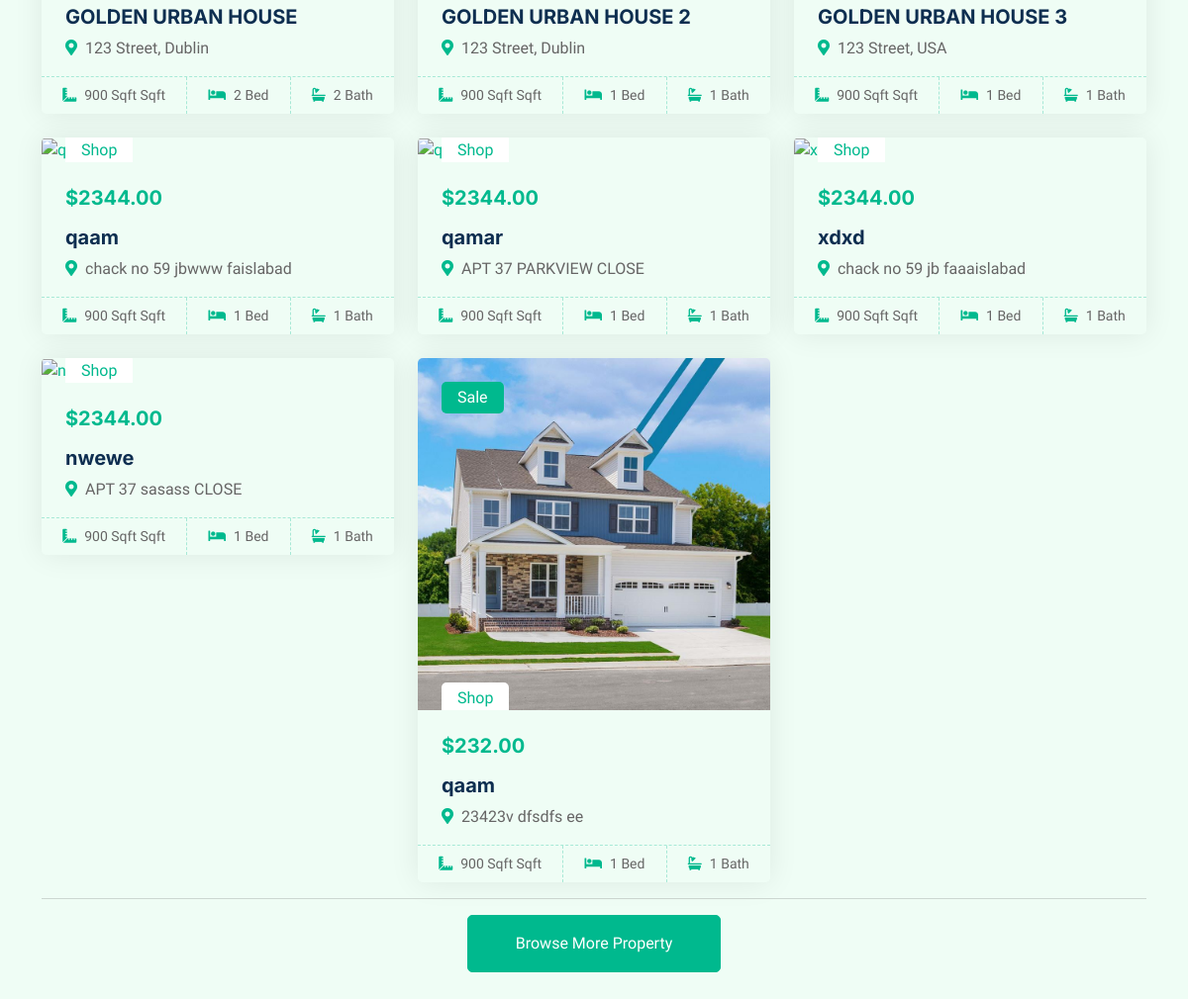
Before: / (lower part) with the older database file.
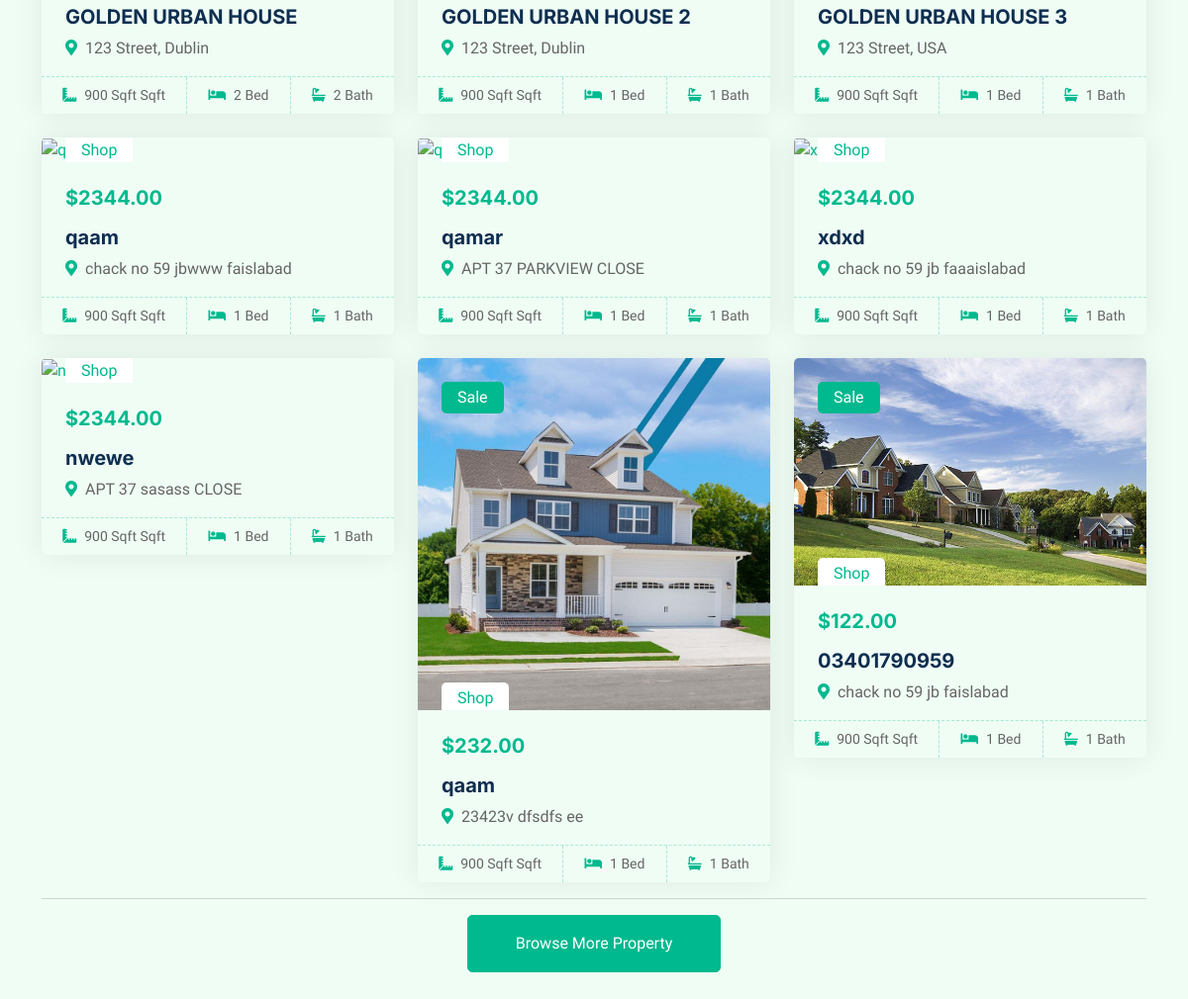
After: the same page with the newer database file.
### property/models.py (models this page shows, shortened)
class Property(models.Model):
    user = models.ForeignKey(User, on_delete=models.CASCADE,default=1)
    name = models.CharField(max_length=255)
    email = models.CharField(max_length=255)
    phone_no = models.CharField(max_length=16)
    price = models.DecimalField(max_digits=20, decimal_places=2)
    listing_type = models.CharField(max_length=50)
    area_in_sqft = models.CharField(max_length=50)
    no_of_rooms = models.IntegerField()
    no_of_bathrooms = models.IntegerField()
    property_type = models.CharField(max_length=100)
    home_address = models.TextField()
    city = models.CharField(max_length=100)
    image = models.ImageField(upload_to='property/')  # Specifies directory within MEDIA_ROOT

### property/views.py (the view)
# urls.py: path("", views.index, name='home'),
def index(request):
    print(request.user)
    properties = Property.objects.all()
    return render(request, 'index.html', {'propertys': properties})

### templates/index.html (shortened to what this page needs)
{% extends 'base.html' %}
{% block body %}
    <div class="container-xxl py-5">
        <div class="container">
            <div class="tab-content">
                <div id="tab-1" class="tab-pane fade show p-0 active">
                    <div class="row g-4">
                    {% for property in propertys %}
                        <div class="col-lg-4 col-md-6 wow fadeInUp" data-wow-delay="0.1s">
                            <div class="property-item rounded overflow-hidden">
                                <div class="position-relative overflow-hidden">
                                    {% if property.image %}
                                    <a href=""><img class="img-fluid" src="{{property.image.url}}" alt="{{property.name}}"></a>
                                    {% endif %}
                                    <div class="bg-primary rounded text-white position-absolute start-0 top-0 m-4 py-1 px-3">{{property.listing_type}}</div>
                                    <div class="bg-white rounded-top text-primary position-absolute start-0 bottom-0 mx-4 pt-1 px-3">{{property.property_type}}</div>
                                </div>
                                <div class="p-4 pb-0">
                                    <h5 class="text-primary mb-3">${{property.price}}</h5>
                                    <a class="d-block h5 mb-2" href="">{{property.name}}</a>
                                    <p><i class="fa fa-map-marker-alt text-primary me-2"></i>{{property.home_address}}</p>
                                </div>
                                <div class="d-flex border-top">
                                    <small class="flex-fill text-center border-end py-2"><i class="fa fa-ruler-combined text-primary me-2"></i>{{property.area_in_sqft}} Sqft</small>
                                    <small class="flex-fill text-center border-end py-2"><i class="fa fa-bed text-primary me-2"></i>{{property.no_of_rooms}} Bed</small>
                                    <small class="flex-fill text-center py-2"><i class="fa fa-bath text-primary me-2"></i>{{property.no_of_bathrooms}} Bath</small>
                                </div>
                            </div>
                        </div>
                    {% endfor %}
                </div>
                </div>
                        <div class="col-12 text-center">
                        <hr>
                            <a class="btn btn-primary py-3 px-5" href="">Browse More Property</a>
                        </div>
                    </div>
                </div>
            </div>
{% endblock body %}

Changed rows visible on the page:
added Property: image (picture), listing_type "Sale", property_type "Shop", price "122.00", name "03401790959", home_address "chack no 59 jb faislabad", area_in_sqft "900 Sqft", no_of_rooms "1", no_of_bathrooms "1"
